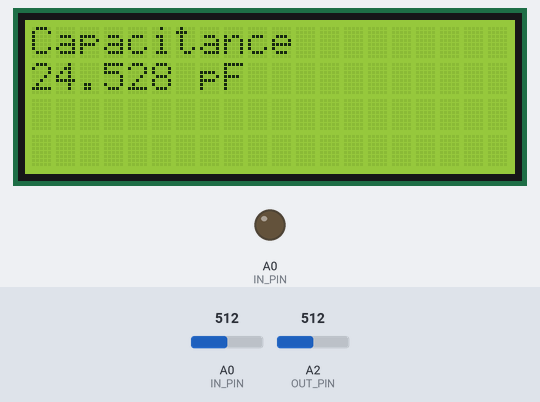
The sketch below on a simulated Arduino Uno, built with avr-gcc and run on an emulated ATmega328P. Parts: 20×4 character LCD, output pins drawn as LEDs (lit = HIGH). The test bench sets the inputs (shaded band); at power-on: A0 (IN_PIN) = 512, A2 (OUT_PIN) = 512. Pins used as bus, display or sensor lines are not drawn.

Above: at 1.2 s.
1.3 s: A0 (IN_PIN) set to 986
At 3.1 s:
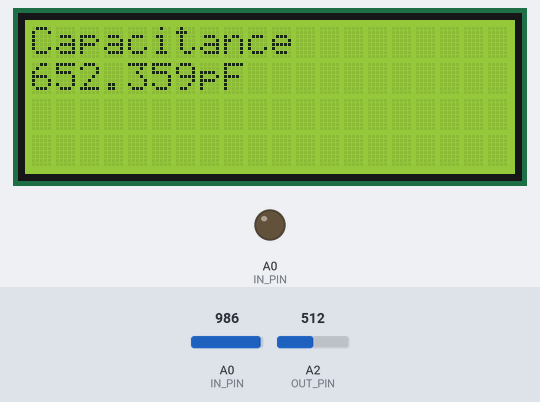
3.5 s: A0 (IN_PIN) set to 1018
At 7.2 s:
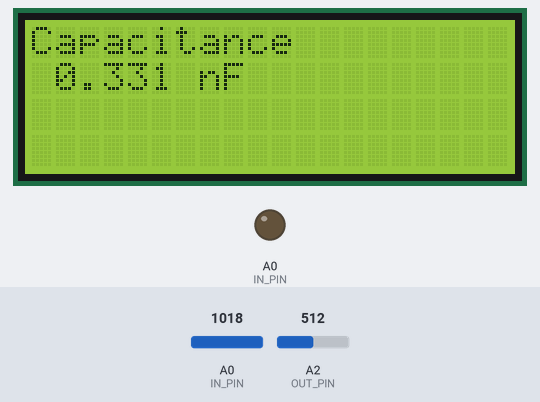
7.5 s: A0 (IN_PIN) set to 990
At 8.9 s:
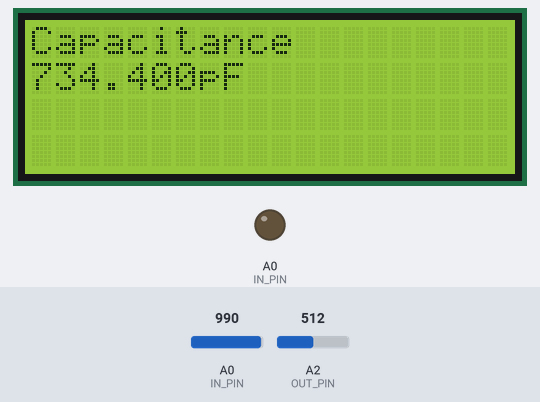
9.5 s: A0 (IN_PIN) set to 1010
At 10.4 s:
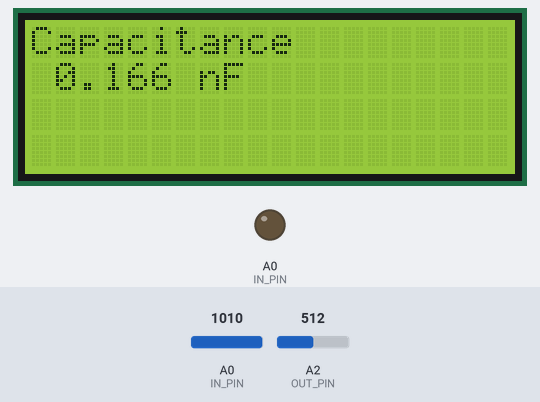
12.5 s: A2 (OUT_PIN) set to 0
At 13.9 s:
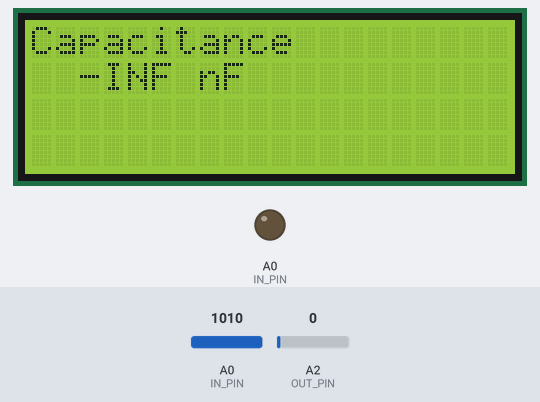
14.5 s: A2 (OUT_PIN) set to 511
At 18.9 s:
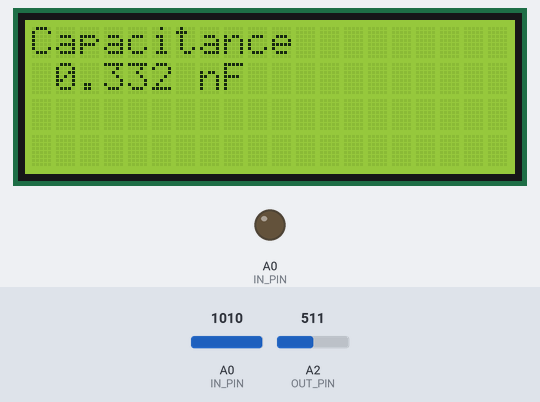
Timing chart, 0 to 19.5 s (numbered marks = the images above; inputs shaded):
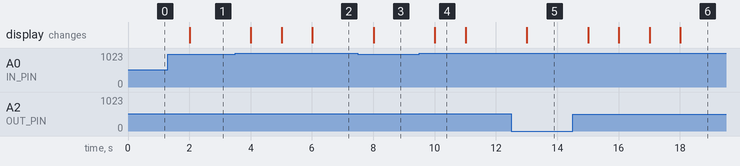

The sketch:

Capacitor_meter.ino
```cpp
#include <Wire.h>
#include <LiquidCrystal_I2C.h>
LiquidCrystal_I2C lcd(0x27, 20, 4);
const int OUT_PIN = A2;
const int IN_PIN = A0;
const float IN_STRAY_CAP_TO_GND = 24.48;
const float IN_CAP_TO_GND  = IN_STRAY_CAP_TO_GND;
const float R_PULLUP = 34.8;
const int MAX_ADC_VALUE = 1023;
char value[15];
char value1[15];
double x;
void setup()
{
  lcd.init();
  lcd.backlight();
  lcd.clear();
  lcd.print("Capacitance");
  pinMode(OUT_PIN, OUTPUT);
  pinMode(IN_PIN, OUTPUT);

}

void loop()
{
  pinMode(IN_PIN, INPUT);
  digitalWrite(OUT_PIN, HIGH);
  int val = analogRead(IN_PIN);
  digitalWrite(OUT_PIN, LOW);

  if (val < 1000)
  {
    pinMode(IN_PIN, OUTPUT);

    float capacitance = (float)val * IN_CAP_TO_GND / (float)(MAX_ADC_VALUE - val);
    lcd.setCursor(0, 1);
    dtostrf(capacitance, 6, 3, value);
    sprintf(value1, "%-7spF", value);
    lcd.print(value1);
  }
  else
  {
    pinMode(IN_PIN, OUTPUT);
    delay(1);
    pinMode(OUT_PIN, INPUT_PULLUP);
    unsigned long u1 = micros();
    unsigned long t;
    int digVal;

    do
    {
      digVal = digitalRead(OUT_PIN);
      unsigned long u2 = micros();
      t = u2 > u1 ? u2 - u1 : u1 - u2;
    } while ((digVal < 1) && (t < 400000L));

    pinMode(OUT_PIN, INPUT);
    val = analogRead(OUT_PIN);
    digitalWrite(IN_PIN, HIGH);
    int dischargeTime = (int)(t / 1000L) * 5;
    delay(dischargeTime);
    pinMode(OUT_PIN, OUTPUT);
    digitalWrite(OUT_PIN, LOW);
    digitalWrite(IN_PIN, LOW);

    float capacitance = -(float)t / R_PULLUP
                        / log(1.0 - (float)val / (float)MAX_ADC_VALUE);

    if (capacitance > 1000.0)
    {
      lcd.setCursor(0, 1);
      x = capacitance / 1000.0;
      dtostrf(x, 6, 3, value);
      sprintf(value1, "%-7suF", value);
      lcd.print(value1);

    }
    else
    {
      lcd.setCursor(0, 1);
      dtostrf(capacitance, 6, 3, value);
      sprintf(value1, "%-7snF", value);
      lcd.print(value1);
    }
  }
  while (millis() % 1000 != 0)
    ;
}
```

Measured:
- the behaviour switches between 999 and 1000 on A0 (IN_PIN) (found by bisection; images 1 and 2)
- after the input at 1.3 s, the display: changes after 0.71 s (image 1)
- after the input at 3.5 s, the display: changes after 0.51 s (image 2)
- after the input at 7.5 s, the display: changes after 0.51 s (image 3)
- after the input at 9.5 s, the display: changes after 0.51 s (image 4)
- after the input at 12.5 s, the display: changes after 0.51 s (image 5)
- after the input at 14.5 s, the display: first changes after 0.51 s (image 6 shows a later state)
